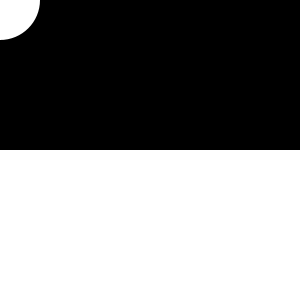
Frame 1 (no input)
Frame 60 (the mouse pressed at the canvas centre just before this capture): identical to frame 1, image omitted
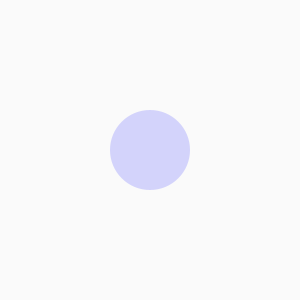
Frame 120 (the mouse held since frame 60 and released just before this capture)

The Processing sketch that drew these frames (run headless with seeded random() and noise(); from frame 60 on, the mouse is pressed at the canvas centre):

// Processing sketch: processing_36308
// ── processing_36308.pde

void setup() {
  size(300, 300);
  smooth();
  background(0);
  noStroke();
}
//This changes the background color when the mouse is clicked
void draw() {
  if (mousePressed) {
    background(250);
  } 
  //This states the normal colorof the ellipse when the mouse is not clicked
  else {
    fill(255, 255, 255);
    background(0);
  }
  //This is the measurements for the ellipse
  ellipse(mouseX, mouseY, 80, 80);

  //This statement calls out what portion of the screen that will be affected
  if (mouseY<height/2) {
    rect(150, 150, 300, 150);
  }
  //When the mouse is not affected by conditions stated above it is this color
  else {
    fill(0, 255, 80, 50);
  }
  //This statement calls out what portion of the screen that will be affected
  if (mouseX<height/2) {
    rect(0, 150, 150, 150);
  }
  //When the mouse is not affected by conditions stated above it is this color
  else {
    fill(0, 0, 255, 40);
  }
}
